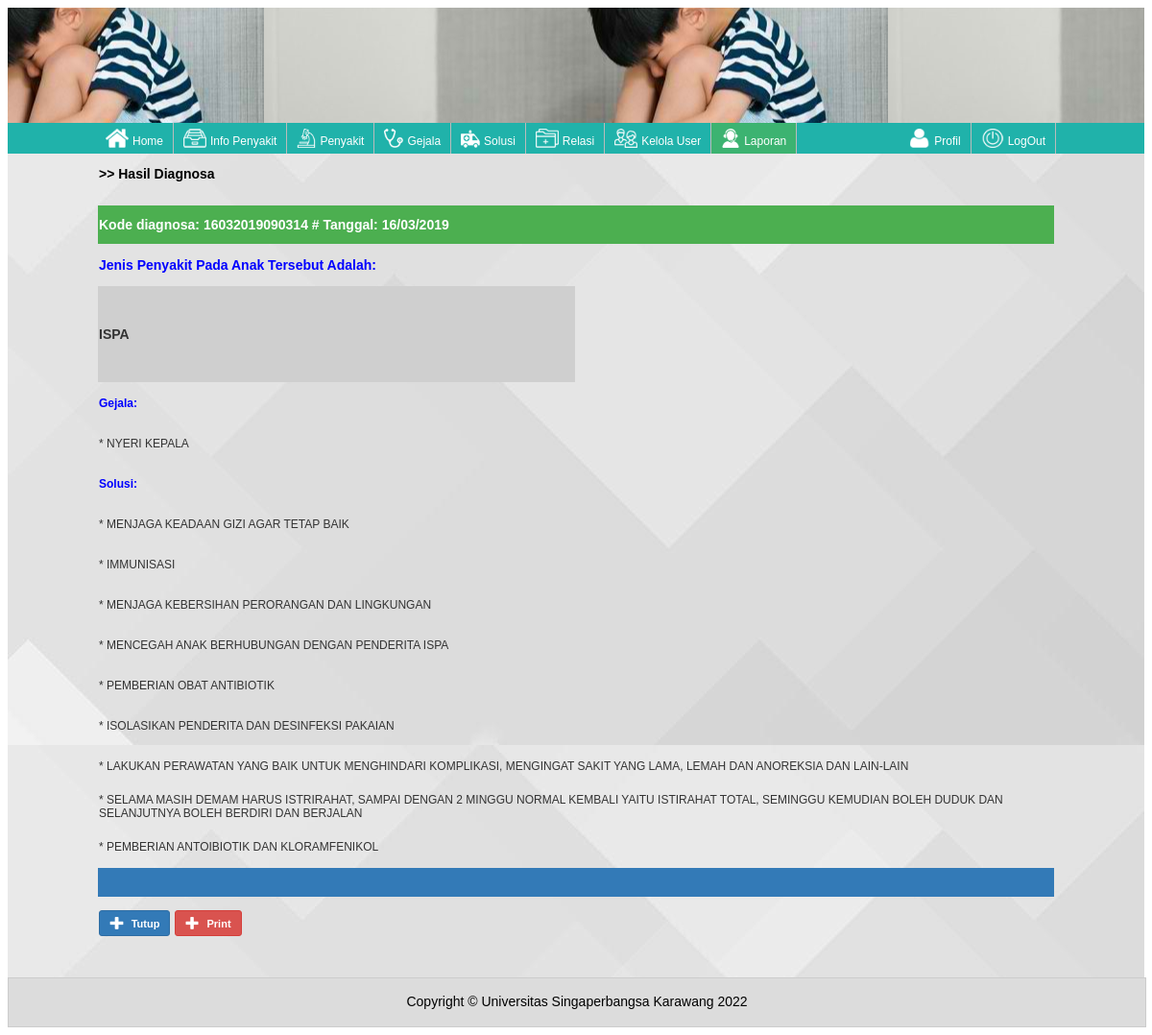
Page /admin/view_detail_diagnosa.php?log=16032019090314&peny=P03 (signed in) on the committed database.
### tables this page shows
CREATE TABLE IF NOT EXISTS `tbl_penyakit` (
`id` int(8) NOT NULL,
  `kode_penyakit` varchar(8) NOT NULL,
  `nama_penyakit` varchar(30) NOT NULL,
  `kategori` varchar(20) NOT NULL,
  `gambar` varchar(100) NOT NULL
);

CREATE TABLE IF NOT EXISTS `tbl_gejala` (
`id` int(8) NOT NULL,
  `kode_gejala` varchar(8) NOT NULL,
  `nama_gejala` text NOT NULL,
  `kategori` varchar(20) NOT NULL,
  `gambar` varchar(40) NOT NULL
);

CREATE TABLE IF NOT EXISTS `tbl_solusi` (
`id` int(8) NOT NULL,
  `kode_solusi` varchar(8) NOT NULL,
  `nama_solusi` text NOT NULL
);

### class/class_diagnosa.php (the view, shortened to what this page needs)
<?php
	class diagnosa
	{
		protected $db;
		public function __construct($cn)
		{
			$this->db =$cn;
		}
				?>
				</script> <?php
		function view_detail_diagnosa($log,$id)
		{
			$link = $this->db->db_conn();
			if ($id !=null)
			{
				$txt = "AND kode_penyakit='$id'";
			}
			else
			{
				$txt = "";
			}
			$qr_dia	= mysqli_query($link,"SELECT DISTINCT kode_penyakit,id_log,tanggal FROM tbl_diagnosa WHERE id_log ='$log' ".$txt);
			$row	= mysqli_num_rows($qr_dia);
			if ($row > 0)
			{
				while($rw_dia = mysqli_fetch_array($qr_dia))
				{
					echo "
						<tr class='h-40'><td colspan='2' class='fn14 blu fnb w-green'>Kode diagnosa: ".$rw_dia['id_log']." # Tanggal: ".$rw_dia['tanggal']."</td></tr>
					";
					$qr_pen = mysqli_query($link,"SELECT * FROM tbl_penyakit WHERE kode_penyakit ='". trim($rw_dia['kode_penyakit']) ."' ");
					$rw_pen	= mysqli_fetch_array($qr_pen);
					echo "
						<tr class='h-40'><td colspan='2' class='fn14 blu fnb w3-red'>Jenis Penyakit Pada Anak Tersebut Adalah:</td></tr>
						<tr class='h-100'>
							<td width='50%' class='fn14 gr2 w-grey-h fnb'>
								".$rw_pen['nama_penyakit']."<br>
							</td>
						</tr>
						<tr class='h-40'><td colspan='2' class='fn12 blu fnb w3-grey'>Gejala:</td></tr>
						";
						$qr_gej		= mysqli_query($link,"SELECT DISTINCT kode_gejala FROM tbl_diagnosa WHERE kode_penyakit = '".trim($rw_dia['kode_penyakit'])."' AND id_log ='".$log."' ");
						while ($rw_gej	= mysqli_fetch_array($qr_gej))
						{
							$qr_gej_det		= mysqli_query($link,"SELECT * FROM tbl_gejala WHERE kode_gejala = '".trim($rw_gej['kode_gejala'])."' ");
							while ($rw_gej_det	= mysqli_fetch_array($qr_gej_det))
							{
								echo "<tr class='h-40'><td colspan='2' class='fn12 gr2'> * ".trim($rw_gej_det['nama_gejala'])."</td></tr>";
							}
						}
						echo "<tr class='h-40'><td colspan='2' class='fn12 blu fnb w3-grey'>Solusi: </td></tr>";
						$qr_sol		= mysqli_query($link,"SELECT  * FROM tbl_penyakit_solusi WHERE kode_penyakit = '".trim($rw_dia['kode_penyakit'])."' ");
						while ($rw_sol	= mysqli_fetch_array($qr_sol))
						{
							$qr_sol_det		= mysqli_query($link,"SELECT * FROM tbl_solusi WHERE kode_solusi = '".trim($rw_sol['kode_solusi'])."' ");
							while ($rw_sol_det	= mysqli_fetch_array($qr_sol_det))
							{
								echo "<tr class='h-40'><td colspan='2' class='fn12 gr2'> * ".trim($rw_sol_det['nama_solusi'])."</td></tr>";
							}
						}
				}
			}
		}
	}
?>

### css/style.css (style rules this page uses)
body { background-color: #FFFFF; font-family:arial; font-size:11px; }
.h-40 { height:40px }
.h-100 { height:100px }
.fn12 { font-family:Verdana, Arial, Helvetica, sans-serif; font-size: 12px; }
.fn14 { font-family:Arial; font-size:14; }
.fnb { font-weight:bold }
.gr2 { color:#333; }
.blu { color:#0000FF; }

### css/cus.css (style rules this page uses)
.w-grey-h { color:#333!important;background-color:#cfcfcf!important }
.w-green { color:#fff!important;background-color:#4CAF50!important }

### rows in the picture
tbl_penyakit: nama_penyakit "ISPA"
tbl_gejala: nama_gejala "NYERI KEPALA"
tbl_solusi: nama_solusi "MENJAGA KEADAAN GIZI AGAR TETAP BAIK"
tbl_solusi: nama_solusi "IMMUNISASI"
tbl_solusi: nama_solusi "MENJAGA KEBERSIHAN PERORANGAN DAN LINGKUNGAN"
tbl_solusi: nama_solusi "MENCEGAH ANAK BERHUBUNGAN DENGAN PENDERITA ISPA"
tbl_solusi: nama_solusi "PEMBERIAN OBAT ANTIBIOTIK"
tbl_solusi: nama_solusi "ISOLASIKAN PENDERITA DAN DESINFEKSI PAKAIAN"
tbl_solusi: nama_solusi "LAKUKAN PERAWATAN YANG BAIK UNTUK MENGHINDARI KOMPLIKASI, MENGINGAT SAKIT YANG LAMA, LEMAH DAN ANOREKSIA DAN LAIN-LAIN"
tbl_solusi: nama_solusi "SELAMA MASIH DEMAM HARUS ISTRIRAHAT, SAMPAI DENGAN 2 MINGGU NORMAL KEMBALI YAITU ISTIRAHAT TOTAL, SEMINGGU KEMUDIAN BOLEH DUDUK DAN SELANJUTNYA BOLEH BERDIRI DAN BERJALAN"
tbl_solusi: nama_solusi "PEMBERIAN ANTOIBIOTIK DAN KLORAMFENIKOL"

### other values in the picture
$rw_dia['id_log'] "16032019090314"
$rw_dia['tanggal'] "16/03/2019"
